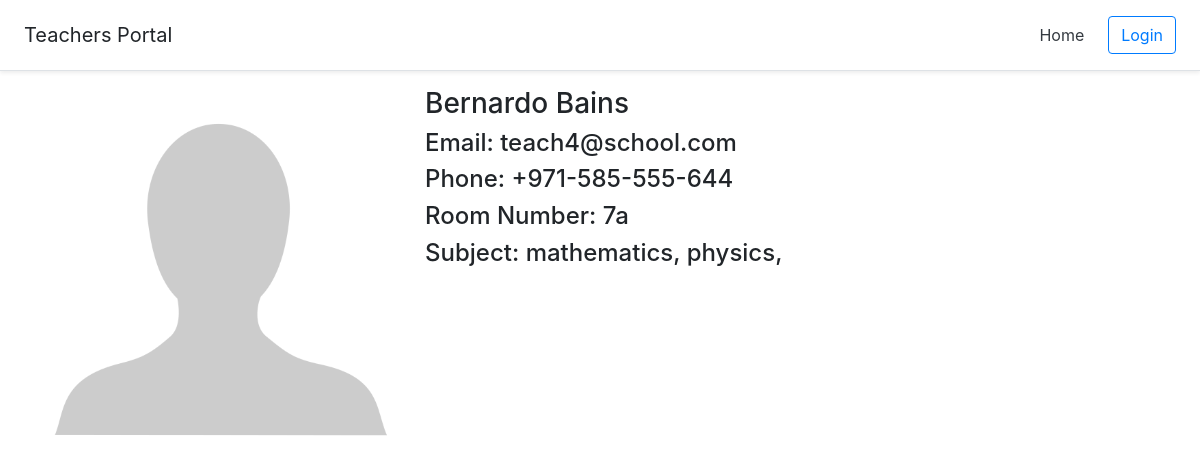
Page /27/ on the committed database.
### teacher/models.py (models this page shows, shortened)
class Teacher(models.Model):
    first_name = models.CharField(default='', max_length=250)
    last_name = models.CharField(default='', max_length=250)
    profile_picture = models.ImageField(upload_to="dp/", default='dp/None/no-img.png')
    email_address = models.EmailField(max_length=254, unique=True)
    phone_regex = RegexValidator(regex=r'^\+?1?\d{9,15}$',
        message="Phone number must be entered in the format: '+999-999-999-999'. Up to 15 digits allowed.")
    phone_number = models.CharField(validators=[phone_regex], max_length=17, blank=True)
    room_number = models.CharField(default='', max_length=250)

class TeacherSubject(models.Model):
    teacher = models.ForeignKey(
            Teacher, on_delete=models.CASCADE, related_name="subject_taught")
    subject = models.ForeignKey(Subject, on_delete=models.CASCADE)

class Subject(models.Model):
    title = models.CharField(default='', max_length=250)

### teacher/views/teacher_views.py (the view)
# urls.py: path('<int:id>/', view.teacher_detail, name="teacherdetail"),
def teacher_detail(request, id):
    teacher = Teacher.objects.get(pk=id)
    subject_taught = TeacherSubject.objects.filter(teacher=teacher)
    context = {
        'teacher': teacher,
        'subject_taught':subject_taught
    }
    return render(request, 'teacher/teacher_detail.html', context)

### teacher/templates/teacher/teacher_detail.html (shortened to what this page needs)
{% extends 'teacher/base.html' %}
{% load static %}
{% block body %}
<div class="row">
    <div class="col-md-4">
        <img src="{{teacher.profile_picture.url}}" style="width:100%">
    </div>
    <div class="col-md-8">
        <h3>{{teacher.first_name}} {{teacher.last_name}}</h3>
        <h4>Email: {{teacher.email_address}}</h4>
        <h4>Phone: {{teacher.phone_number }}</h4>
        <h4>Room Number: {{ teacher.room_number }}</h4>
        <h4>Subject: {% for subject in subject_taught %}{{subject.subject.title}}, {% endfor %}</h4>
    </div>
</div>
{% endblock %}

### rows in the picture
Teacher: profile_picture (placeholder picture), first_name "Bernardo", last_name "Bains", email_address "teach4@school.com", phone_number "+971-585-555-644", room_number "7a"
TeacherSubject: subject "mathematics"
TeacherSubject: subject "physics"
